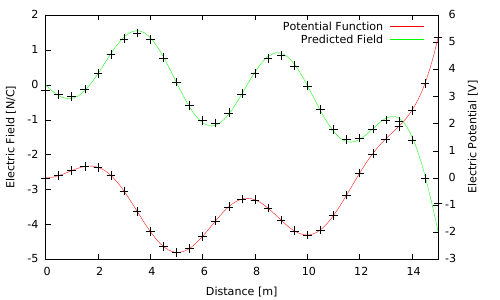

Generate this figure with gnuplot:
set xrange  [0:15]
set xlabel  'Distance [m]'
set ylabel  'Electric Field [N/C]'
set y2label 'Electric Potential [V]'

set ytics  nomirror
set y2tics

V(x) = (sin(x)*x - 0.2*x**2)*(1.5 - 1.05*exp(0.03*x))
E(x) = -(sin(x)*x - 0.2*x**2)*(-0.0315*exp(0.03*x)) - \
       (1.5 - 1.05*exp(0.03*x))*(cos(x)*x + sin(x) - 0.4*x)

set terminal pdf
set output 'interesting.pdf'

plot V(x) title 'Potential Function' axes x1y2, \
     E(x) title 'Predicted Field', \
     'interesting_in.dat' notitle axes x1y2 w points pt 1 lc 0, \
     'interesting_calced.dat' notitle w points pt 1 lc 0

